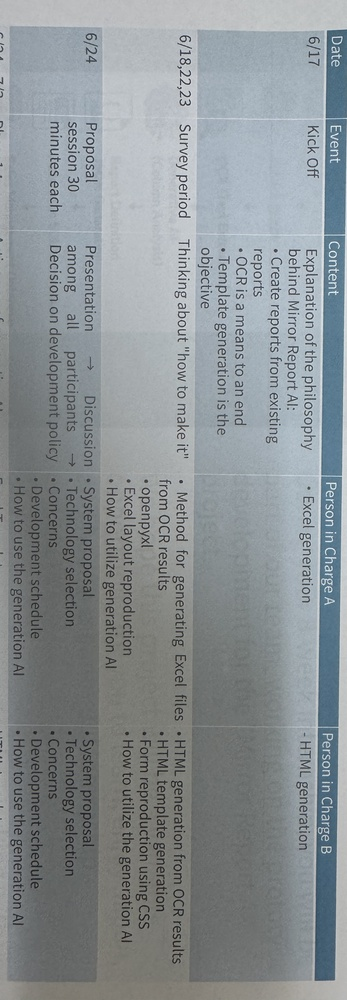
#> input picture IMG_9636.JPG, 347 x 1000 px, shrunk from 1399 x 4032 before the run
$ python -i layoutgen.py   (imports and definitions only)
#> lines starting #> are read from the running program, lines starting #| are printed output that depends on the picture; after the words box and inside, x2 and y2 are one past the last pixel; in counts of white or black regions, pixels touching at a corner belong together
#> further down, picture is the input picture: PIL image 347x1000 RGB; mean R, G, B 138.4, 145, 148.4
"""Derive Excel layout metrics from a document image using OpenCV.

Given a deskewed PIL image and a list of table column names (from the text
extraction pass), this module returns:
  - column_widths  : {col_name: char_width} proportional to pixel widths
  - row_height     : 1 | 2 | 3  (table data row height multiplier)
  - blank_rows     : int  (empty pre-printed rows at the bottom of the table)
  - header_layout  : per-row list of (label_span, value_span) for header cells
  - header_heights : per-row height multiplier for header rows
"""
import cv2
import numpy as np
from PIL import Image


# ── Image helpers ──────────────────────────────────────────────────────────

def _to_gray_thresh(img: Image.Image) -> tuple[np.ndarray, np.ndarray]:
    """Return (gray, binary-inverted-thresh) for a PIL image."""
    gray = cv2.cvtColor(np.array(img.convert("RGB")), cv2.COLOR_RGB2GRAY)
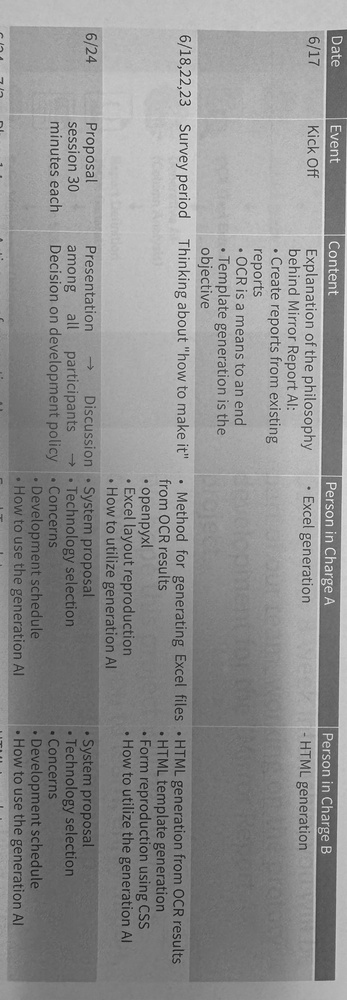
#> gray: shape (1000, 347); min 20, max 245, mean 143.4
    _, thresh = cv2.threshold(gray, 0, 255, cv2.THRESH_BINARY_INV + cv2.THRESH_OTSU)
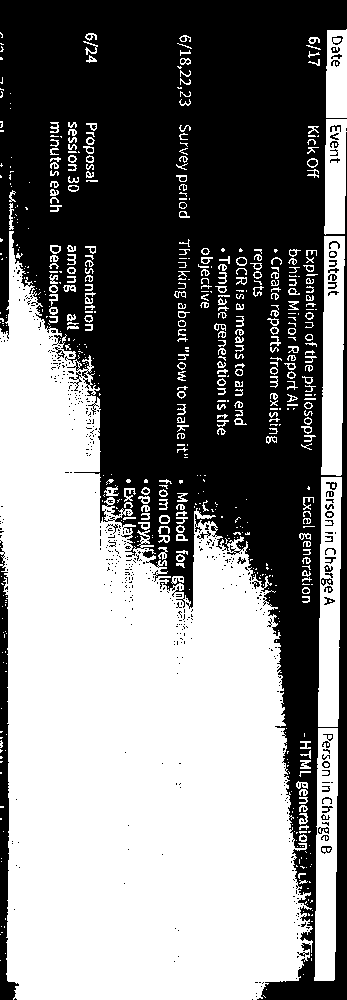
#> thresh: shape (1000, 347); 50.4% white; 613 black regions (544 under 20 px), largest, box (x1, y1, x2, y2) and area: (0, 0, 347, 1000) 164712, (0, 540, 19, 1000) 3448, (69, 371, 82, 391) 63
    return gray, thresh


# [232 lines left out: functions _morph_lines, _cluster, _line_positions, _find_table_top, analyze, not called in this run]

>>> from PIL import Image
>>> picture = Image.open('../IMG_9636.JPG')
>>> result = _to_gray_thresh(picture)

$ run again, on IMG_9691.JPG
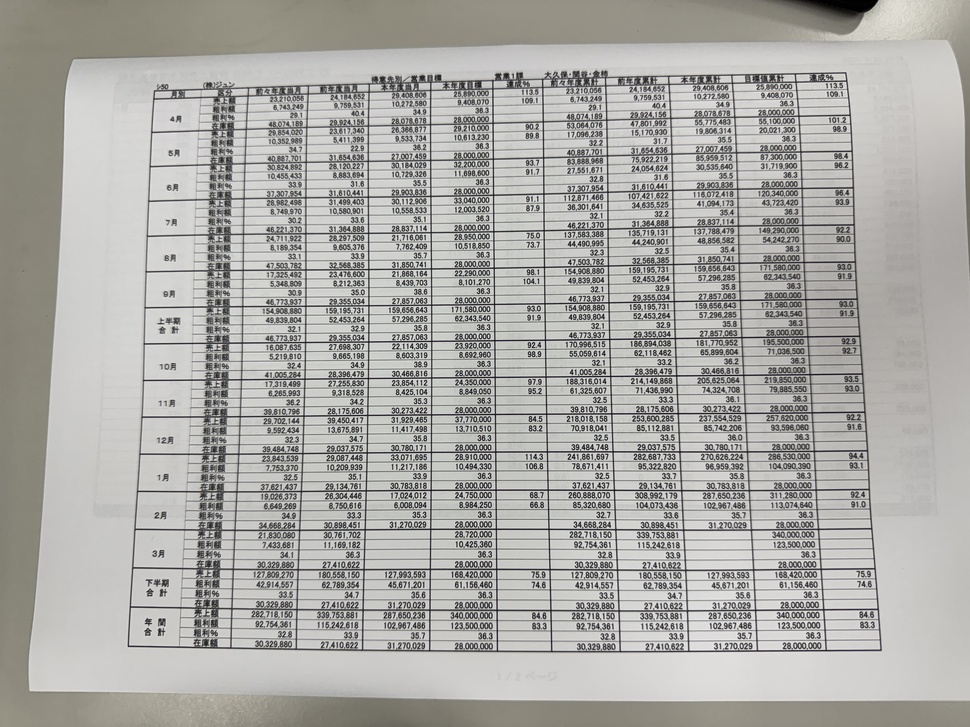
#> input picture IMG_9691.JPG, 970 x 727 px, shrunk from 4032 x 3024 before the run
#> picture is the input picture: PIL image 970x727 RGB; mean R, G, B 172.2, 171.3, 167.7
#> in _to_gray_thresh, `_, thresh = cv2.threshold(gray, 0, 255, cv2.THRESH_BINARY_INV + cv2.TH..`:
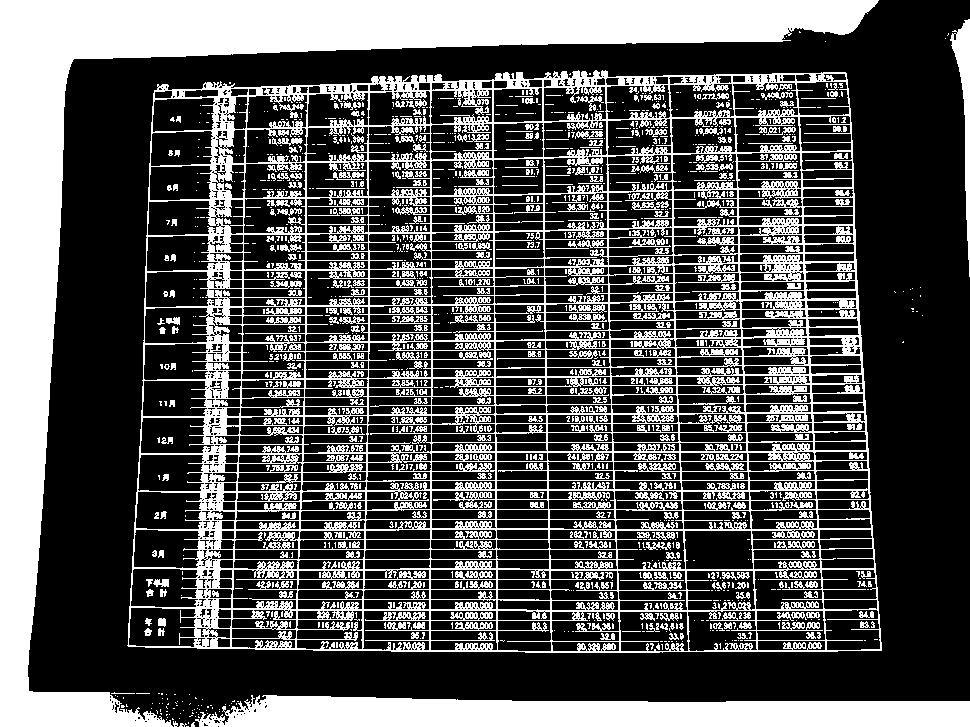
#> thresh: shape (727, 970); 33.7% white; 1392 white regions (1049 under 20 px), largest, box (x1, y1, x2, y2) and area: (127, 70, 882, 653) 115408, (0, 0, 879, 727) 78145, (195, 695, 970, 727) 20147
